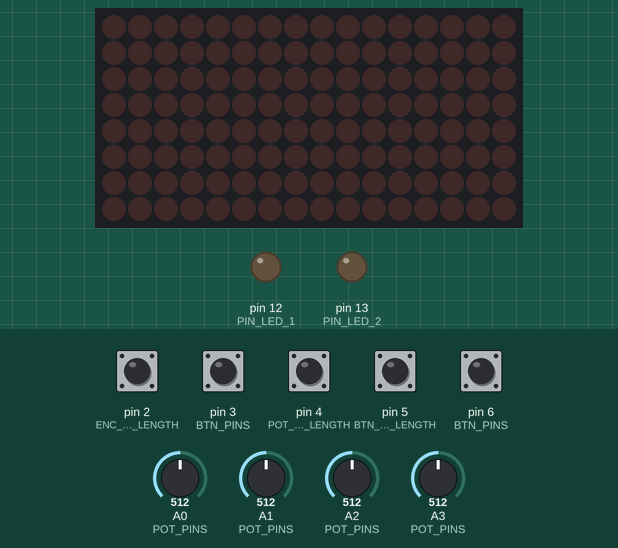
The sketch below on a simulated Arduino Uno, built with avr-gcc and run on an emulated ATmega328P. Shown: 16×8 LED matrix, output pins drawn as LEDs (lit = HIGH). Inputs (shaded band) come from the test bench; at power-on: pin 2 (ENC_PINS_LENGTH), pin 3 (BTN_PINS), pin 4 (POT_PINS_LENGTH), pin 5 (BTN_PINS_LENGTH), pin 6 (BTN_PINS) HIGH, A0 (POT_PINS) = 512, A1 (POT_PINS) = 512, A2 (POT_PINS) = 512, A3 (POT_PINS) = 512. Random numbers use the default seed unless the sketch sets one; what the sketch prints to the serial monitor is not drawn.

Above: at 1.2 s.
1.3 s: A0 (POT_PINS) set to 716
2.8 s: A1 (POT_PINS) set to 716
4.3 s: A2 (POT_PINS) set to 716
5.8 s: A3 (POT_PINS) set to 716
7.3 s: pin 2 (ENC_PINS_LENGTH) pulled LOW for 0.15 s
At 10.3 s:
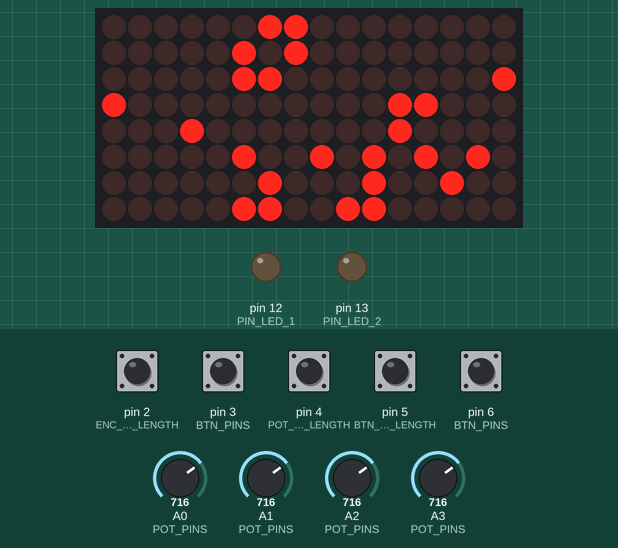
10.4 s: pin 3 (BTN_PINS) pulled LOW for 0.15 s
At 20.7 s:
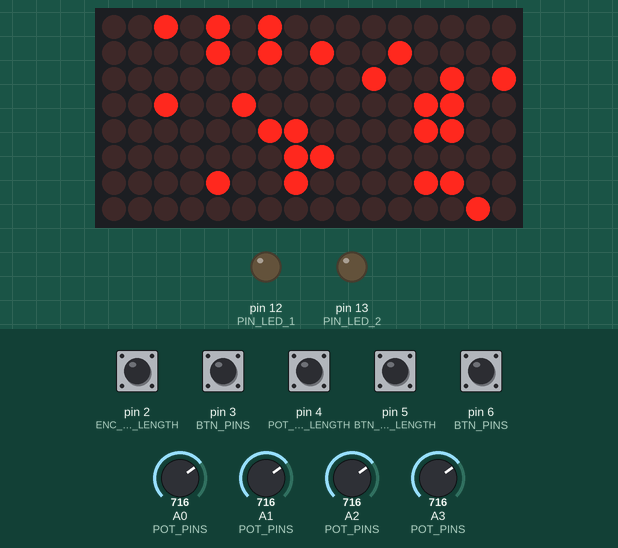
Timing chart, 0 to 22.2 s (numbered marks = the images above; inputs shaded):
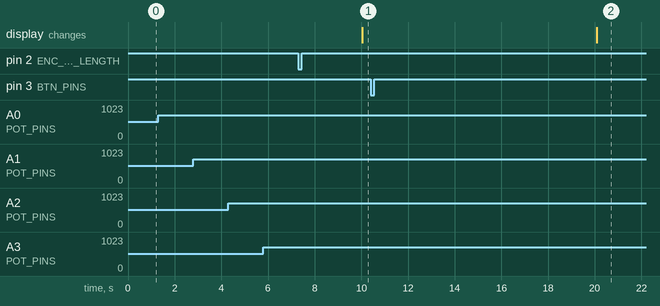

The sketch:

midi.ino
```cpp
#include "midi/midiout.h"

#include "outputs/leds.h"
#include "outputs/matrix.h"

#include "inputs/buttons.h"
#include "inputs/pots.h"
#include "inputs/encoders.h"

#include "midi/midiin.h"

void setup () {
  Serial.begin(115200); // enable serial communication

  setupPots();
  setupButtons();
  setupEncoders();

  setupLeds();
  setupMatrix();
}

void loop () {
  checkMIDI();
  checkPots();
  checkButtons();
  checkEncoders();
  loopMatrix();
}
```

buttons.h
```cpp
const int BTN_PINS_LENGTH = 5;
// pin, note, channel
const int BTN_PINS[BTN_PINS_LENGTH][3] = {
  {2, 0, 0}, // btn 1
  {3, 1, 0}, // btn 2
  {4, 2, 0}, // enc 1
  {5, 3, 0}, // enc 2
  {6, 6, 0}, // joystick
};

int btnVals[BTN_PINS_LENGTH];
int btnLastVals[BTN_PINS_LENGTH];

void setupButtons () {
  for (int i = 0; i < BTN_PINS_LENGTH; i++) {
    pinMode(BTN_PINS[i][0], INPUT_PULLUP);
    btnVals[i] = HIGH;
    btnLastVals[i] = HIGH;
  }
}

int buttonsLastCheck = 0;

void checkButtons () {
  if (millis() >= buttonsLastCheck + 4) {
    for (int i = 0; i < BTN_PINS_LENGTH; i++) {
      btnVals[i] = digitalRead(BTN_PINS[i][0]);

      if (btnVals[i] != btnLastVals[i]) {
        if (btnVals[i] == LOW) { // note on
          MIDINoteOn(BTN_PINS[i][2], BTN_PINS[i][1]);
          btnLastVals[i] = btnVals[i];
        } else { // note off
          MIDINoteOff(BTN_PINS[i][2], BTN_PINS[i][1]);
          btnLastVals[i] = btnVals[i];
        }
      }
    }

    buttonsLastCheck = millis();
  }
}
```

encoders.h
```cpp
const int ENC_PINS_LENGTH = 2;
// dt, clk, param, channel
const int ENC_PINS[ENC_PINS_LENGTH][4] = {
  {22, 23, 4, 0},
  {24, 25, 5, 0}
};

int encVals[ENC_PINS_LENGTH];
int lastEncVals[ENC_PINS_LENGTH];

void setupEncoders () {
  for (int i = 0; i < ENC_PINS_LENGTH; i++) {
    pinMode(ENC_PINS[i][0], INPUT);
    pinMode(ENC_PINS[i][1], INPUT);

    lastEncVals[i] = digitalRead(ENC_PINS[i][0]);
  }
}

int encodersLastCheck = 0;

void checkEncoders () {
  for (int i = 0; i < ENC_PINS_LENGTH; i++) {
    encVals[i] = digitalRead(ENC_PINS[i][0]);

    if (encVals[i] != lastEncVals[i]) {
      if (millis() - encodersLastCheck > 50 ) {
        if (digitalRead(ENC_PINS[i][1]) != lastEncVals[i]) {
          MIDINoteOff(ENC_PINS[i][3], ENC_PINS[i][2]);
        } else {
          MIDINoteOn(ENC_PINS[i][3], ENC_PINS[i][2]);
        }

        encodersLastCheck = millis();
      }

      lastEncVals[i] = encVals[i];
    }
  }
}
```

pots.h
```cpp
const int POT_PINS_LENGTH = 4;
// pin, param, channel
const int POT_PINS[POT_PINS_LENGTH][3] = {
  {A0, 20, 0},
  {A1, 21, 0},
  {A2, 22, 0},
  {A3, 23, 0}
};

int potVals[POT_PINS_LENGTH];
int potLastVals[POT_PINS_LENGTH];

const int PotThreshold = 4;

void setupPots () {
  for (int i = 0; i < POT_PINS_LENGTH; i++) {
    potVals[i] = 0;
    potLastVals[i] = 0;
  }
}

int potsLastCheck = 0;

void checkPots () {
  if (millis() >= potsLastCheck + 4) {
    for (int i = 0; i < POT_PINS_LENGTH; i++) {
      potVals[i] = analogRead(POT_PINS[i][0]);

      if (abs(potVals[i] - potLastVals[i]) > PotThreshold) {
        MIDIControlChange(
          POT_PINS[i][2],
          POT_PINS[i][1],
          map(potVals[i], 0, 1023, 0, 127) // map sensor range to MIDI range
        );

        potLastVals[i] = potVals[i]; // reset old value with new reading
      }
    }

    potsLastCheck = millis();
  }
}
```

midiin.h
```cpp
int incomingByte = 0;

void onNoteOn (int channel, int note) {
  switch (note) {
    case 60: // C3
      digitalWrite(PIN_LED_1, HIGH);
      break;
    case 62: // D3
      digitalWrite(PIN_LED_2, HIGH);
      break;
  }
}

void onNoteOff (int channel, int note) {
  switch (note) {
    case 60: // C3
      digitalWrite(PIN_LED_1, LOW);
      break;
    case 62: // D3
      digitalWrite(PIN_LED_2, LOW);
      break;
  }
}

void onControlChange (int channel, int controller, int value) {
  switch (controller) {
    case 20:
      /* code */
      break;
  }
}

void checkMIDI(){
  while (Serial.available() >= 3) {
    byte status = Serial.read(); // read first byte
    byte data1 = Serial.read(); // read next byte
    byte data2 = Serial.read(); // read final byte

    for (int channel = 0; channel < 16; channel++) {
      if (status == 144 + channel){ // if note on message
        onNoteOn(channel, data1);
      }

      if (status == 128 + channel){ // if note off message
        onNoteOff(channel, data1);
      }

      if (status == 176 + channel){ // if control change message
        onControlChange(channel, data1, data2);
      }
    }
  }
}
```

midiout.h
```cpp
void MIDImessage(byte status, byte data1, byte data2) {
  Serial.write(status);
  Serial.write(data1);
  Serial.write(data2);
}

void MIDINoteOn(int channel, int note, int velocity = 127) {
  MIDImessage(144 + channel, note, velocity);
}

void MIDINoteOff(int channel, int note) {
  MIDImessage(128 + channel, note, 0);
}

void MIDIControlChange (int channel, int control, int value) {
  MIDImessage(176 + channel, control, value);
}
```

leds.h
```cpp
const int PIN_LED_1 = 12;
const int PIN_LED_2 = 13;

void setupLeds () {
  pinMode(PIN_LED_1, OUTPUT);
  pinMode(PIN_LED_2, OUTPUT);
  digitalWrite(PIN_LED_1, LOW);
  digitalWrite(PIN_LED_2, LOW);
}
```

matrix.h
```cpp
#include <LedControl.h>

const int DIN = 51; // Data IN (MOSI)
const int CS = 53; // Chip Select (SS)
const int CLK = 52; // Clock (SCK)

LedControl lc = LedControl(DIN, CLK, CS, 2); // Pins: DIN,CLK,CS, # of Display connected

void setupMatrix () {
  lc.shutdown(0, false);
  lc.shutdown(1, false);
  lc.setIntensity(0, 10);
  lc.setIntensity(1, 10);
  lc.clearDisplay(0);
  lc.clearDisplay(1);
}

int matrixLastCheck = 0;
void loopMatrix () {
  if (millis() >= matrixLastCheck + 10000) {
    for(int i = 0; i < 8; i++) {
      for(int j = 0; j < 8; j++) {
        lc.setLed(0, i, j, random(100) > 80);
        lc.setLed(1, i, j, random(100) > 80);
      }
    }

    matrixLastCheck = millis();
  }
}
```

Measured:
- after the input at 1.3 s, every drawn part: stays the same
- after the input at 2.8 s, every drawn part: stays the same
- after the input at 4.3 s, every drawn part: stays the same
- after the input at 5.8 s, every drawn part: stays the same
